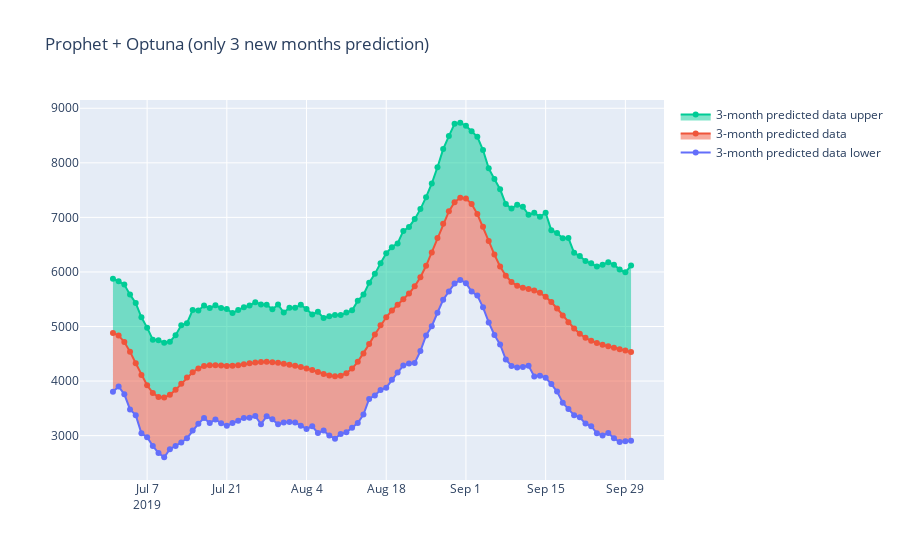

Notebook source saved alongside this figure:
### Code cell
# Only three more month predict for Prophet + Optuna model
fig = go.Figure()
fig.add_trace(
    go.Scatter(x=three_more_month_predicted['ds'],
               y=three_more_month_predicted['yhat_lower'], mode='lines+markers',
               name='3-month predicted data lower')
)
fig.add_trace(
    go.Scatter(x=three_more_month_predicted['ds'],
               y=three_more_month_predicted['yhat'], mode='lines+markers',
               name='3-month predicted data',
               fill='tonexty')
)
fig.add_trace(
    go.Scatter(x=three_more_month_predicted['ds'],
               y=three_more_month_predicted['yhat_upper'], mode='lines+markers',
               name='3-month predicted data upper',
               fill='tonexty')
)


fig.update_layout(title='Prophet + Optuna (only 3 new months prediction)')
fig.show()
